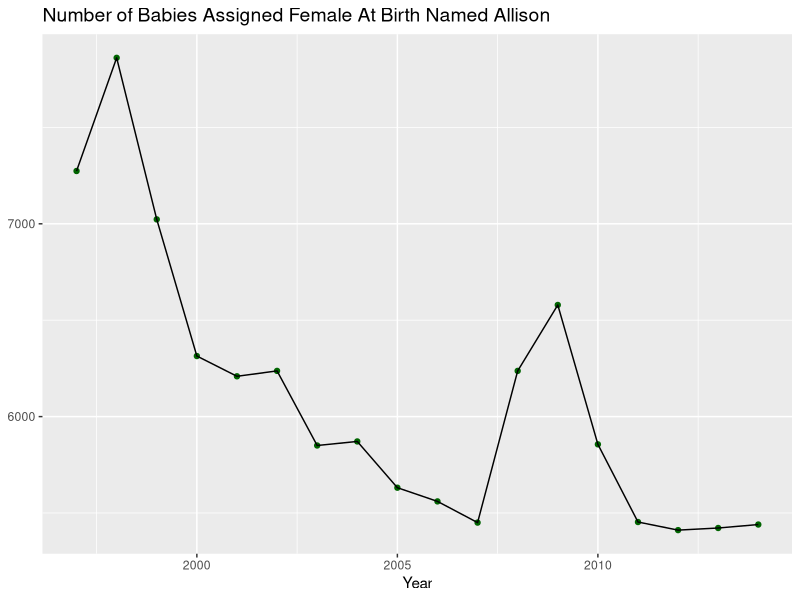
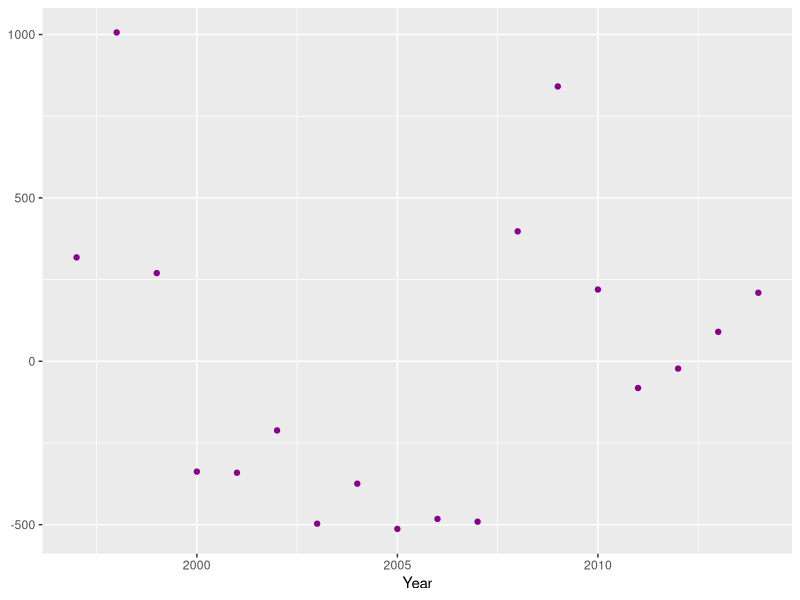

Generate these figures, in order, with R:
## ---- chunk 1
library(tidyverse)
options(pillar.width = Inf)

bb_names <- read_csv(here::here("supporting_artifacts", "ref.work", "lab9", "StateNames_A.csv"))
bb_names <- bb_names |> rename("Sex" = "Gender")
bb_names
## ---- chunk 2
bb_clean <- bb_names |> filter(Name == "Allison") |> 
  group_by(Year, Sex) |> 
  summarize(n = sum(Count))

bb_clean <- bb_clean |>
  pivot_wider(names_from = Sex, values_from = n, values_fill = 0) |> 
  rename("Female" = "F", "Male" = "M") |> print()
## ---- chunk 3
bb_clean <- bb_clean |> select(Year, Female)

bb_clean|> ggplot(mapping = aes(x = Year, y = Female)) + 
  geom_point(color = "darkgreen") +
  geom_line()+
  labs(title = "Number of Babies Assigned Female At Birth Named Allison", y = NULL) +
  theme(plot.title = element_text(size = 14))
## ---- chunk 4
bb_lm <- bb_clean |> lm(Female ~ Year, data = _)
## ---- chunk 5
bb_lm |> broom::augment() |> 
  ggplot(aes(x = Year, y = .resid)) +
  geom_point(color = "darkmagenta") +
  labs(Title = "Residuals Based on Linear Model", y = NULL) +
  theme(plot.title = element_text(hjust = 0.5, size = 14) )

broom::glance(bb_lm) |> select(r.squared)
## ---- chunk 6
bb_clean <- bb_names |> filter(
  Name %in% c("Alan", "Allan", "Allen"),
  State == "CA" | State == "PA",
  Year == 2000,
  Sex == "M"
  )

bb_clean <- bb_clean |> 
  group_by(State, Name) |> 
  summarize(n = sum(Count))

bb_clean |> 
  pivot_wider(names_from = Name, values_from = n, 
              names_prefix = "Number spelled ",
              values_fill = 0)

bb_clean |> group_by(State) |> 
  mutate(percent = n/sum(n)*100) |> 
  select(Name, State, percent) |> 
  pivot_wider(names_from = Name, values_from = percent,
              names_prefix = "Percent spelled ",
              values_fill = 0)
